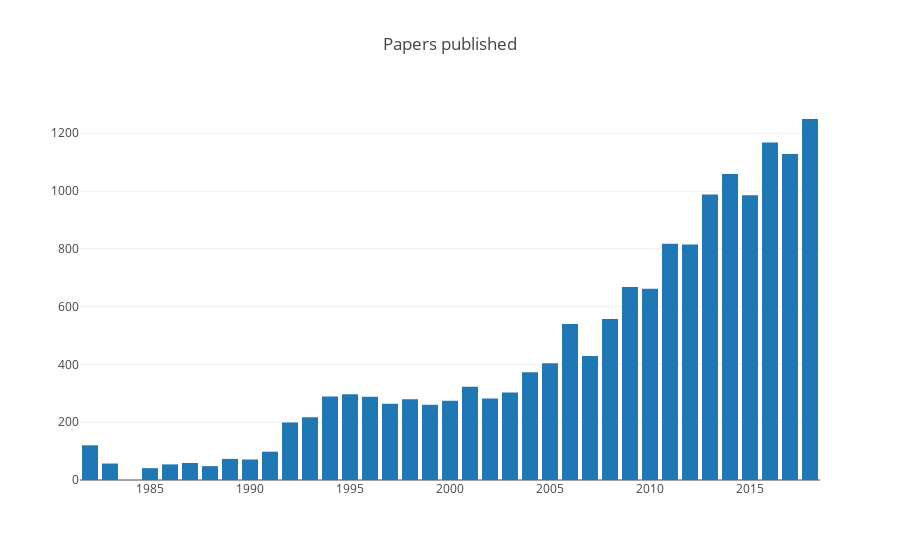

Notebook code cell kept with this figure:
### Markdown cell above
# Basic statistics

### Code cell
data = chi.groupby('year')['paperid'].count().reset_index()

trace = go.Bar(x=data['year'],
               y=data['paperid'])

layout = go.Layout(title='Papers published')

fig = go.Figure(data=[trace], layout=layout)
plotly.offline.iplot(fig)
# fig['layout']['font'] = dict(size=20)
pio.write_image(fig, 'reports/images/chi_papers.png')

### Figure 1 — Plotly figure (JSON) as saved in the notebook; plotly's stock layout.template omitted (floating-point values rounded to 4 significant figures)
{"data": [{"type": "bar", "uid": "c00ae96b-1de5-48ba-8a13-af7333995da7", "x": [1982, 1983, 1985, 1986, 1987, 1988, 1989, 1990, 1991, 1992, 1993, 1994, 1995, 1996, 1997, 1998, 1999, 2000, 2001, 2002, 2003, 2004, 2005, 2006, 2007, 2008, 2009, 2010, 2011, 2012, 2013, 2014, 2015, 2016, 2017, 2018], "y": [120, 57, 41, 54, 59, 48, 73, 71, 98, 199, 217, 289, 297, 288, 264, 279, 260, 274, 323, 282, 303, 373, 404, 540, 429, 557, 668, 662, 817, 815, 988, 1059, 985, 1168, 1128, 1249]}], "layout": {"title": {"text": "Papers published"}}}
